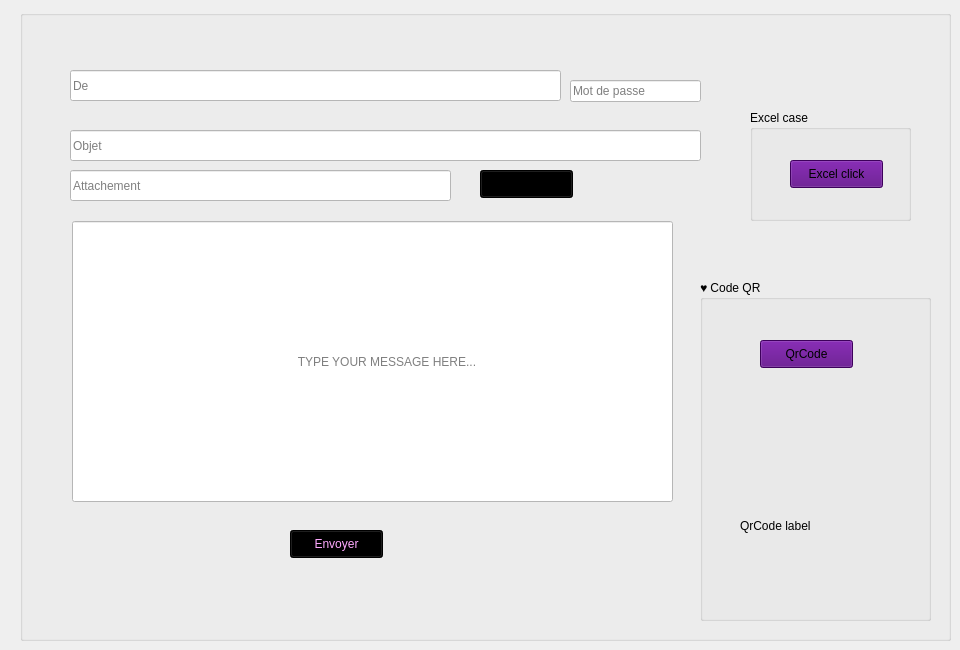
    <widget class="QWidget" name="tab">
     <attribute name="icon">
      <iconset>
       <normaloff>../../chat-bulle.png</normaloff>../../chat-bulle.png</iconset>
     </attribute>
     <attribute name="title">
      <string>Chat</string>
     </attribute>
     <widget class="QGroupBox" name="groupBox_8">
      <property name="geometry">
       <rect>
        <x>20</x>
        <y>10</y>
        <width>931</width>
        <height>631</height>
       </rect>
      </property>
      <property name="title">
       <string/>
      </property>
      <widget class="QPushButton" name="sendBtn">
       <property name="geometry">
        <rect>
         <x>270</x>
         <y>520</y>
         <width>93</width>
         <height>28</height>
        </rect>
       </property>
       <property name="styleSheet">
        <string notr="true">color: rgb(255, 170, 255);
background-color: rgb(0, 0, 0);</string>
       </property>
       <property name="text">
        <string>Envoyer</string>
       </property>
      </widget>
      <widget class="QLineEdit" name="rcpt">
       <property name="geometry">
        <rect>
         <x>50</x>
         <y>60</y>
         <width>491</width>
         <height>31</height>
        </rect>
       </property>
       <property name="styleSheet">
        <string notr="true">background-color: rgb(255, 255, 255);</string>
       </property>
       <property name="placeholderText">
        <string>De</string>
       </property>
      </widget>
      <widget class="QLineEdit" name="subject">
       <property name="geometry">
        <rect>
         <x>50</x>
         <y>120</y>
         <width>631</width>
         <height>31</height>
        </rect>
       </property>
       <property name="styleSheet">
        <string notr="true">background-color: rgb(255, 255, 255);</string>
       </property>
       <property name="placeholderText">
        <string>Objet</string>
       </property>
      </widget>
      <widget class="QLineEdit" name="file">
       <property name="geometry">
        <rect>
         <x>50</x>
         <y>160</y>
         <width>381</width>
         <height>31</height>
        </rect>
       </property>
       <property name="styleSheet">
        <string notr="true">background-color: rgb(255, 255, 255);</string>
       </property>
       <property name="placeholderText">
        <string>Attachement</string>
       </property>
      </widget>
      <widget class="QLineEdit" name="msg">
       <property name="geometry">
        <rect>
         <x>52</x>
         <y>211</y>
         <width>601</width>
         <height>281</height>
        </rect>
       </property>
       <property name="styleSheet">
        <string notr="true">background-color: rgb(255, 255, 255);</string>
       </property>
       <property name="placeholderText">
        <string>                                                                   TYPE YOUR MESSAGE HERE...</string>
       </property>
      </widget>
      <widget class="QLineEdit" name="mail_pass">
       <property name="geometry">
        <rect>
         <x>550</x>
         <y>70</y>
         <width>131</width>
         <height>22</height>
        </rect>
       </property>
       <property name="styleSheet">
        <string notr="true">background-color: rgb(255, 255, 255);</string>
       </property>
       <property name="placeholderText">
        <string>Mot de passe </string>
       </property>
      </widget>
      <widget class="QPushButton" name="browseBtn">
       <property name="geometry">
        <rect>
         <x>460</x>
         <y>160</y>
         <width>93</width>
         <height>28</height>
        </rect>
       </property>
       <property name="styleSheet">
        <string notr="true">background-color: rgb(0, 0, 0);</string>
       </property>
       <property name="text">
        <string>Parcourir </string>
       </property>
      </widget>
      <widget class="QGroupBox" name="groupBox_10">
       <property name="geometry">
        <rect>
         <x>680</x>
         <y>270</y>
         <width>231</width>
         <height>341</height>
        </rect>
       </property>
       <property name="title">
        <string>♥ Code QR</string>
       </property>
       <widget class="QLabel" name="label_qrcode">
        <property name="geometry">
         <rect>
          <x>40</x>
          <y>160</y>
          <width>151</width>
          <height>171</height>
         </rect>
        </property>
        <property name="text">
         <string>QrCode label</string>
        </property>
       </widget>
       <widget class="QPushButton" name="pb_code">
        <property name="geometry">
         <rect>
          <x>60</x>
          <y>60</y>
          <width>93</width>
          <height>28</height>
         </rect>
        </property>
        <property name="styleSheet">
         <string notr="true">background-color: rgb(85, 0, 127);</string>
        </property>
        <property name="text">
         <string>QrCode</string>
        </property>
       </widget>
      </widget>
      <widget class="QGroupBox" name="groupBox_6">
       <property name="geometry">
        <rect>
         <x>730</x>
         <y>100</y>
         <width>161</width>
         <height>111</height>
        </rect>
       </property>
       <property name="title">
        <string>Excel case</string>
       </property>
       <widget class="QPushButton" name="pb_excel">
        <property name="geometry">
         <rect>
          <x>40</x>
          <y>50</y>
          <width>93</width>
          <height>28</height>
         </rect>
        </property>
        <property name="styleSheet">
         <string notr="true">background-color: rgb(85, 0, 127);</string>
        </property>
        <property name="text">
         <string>Excel click</string>
        </property>
       </widget>
      </widget>
     </widget>
    </widget>
